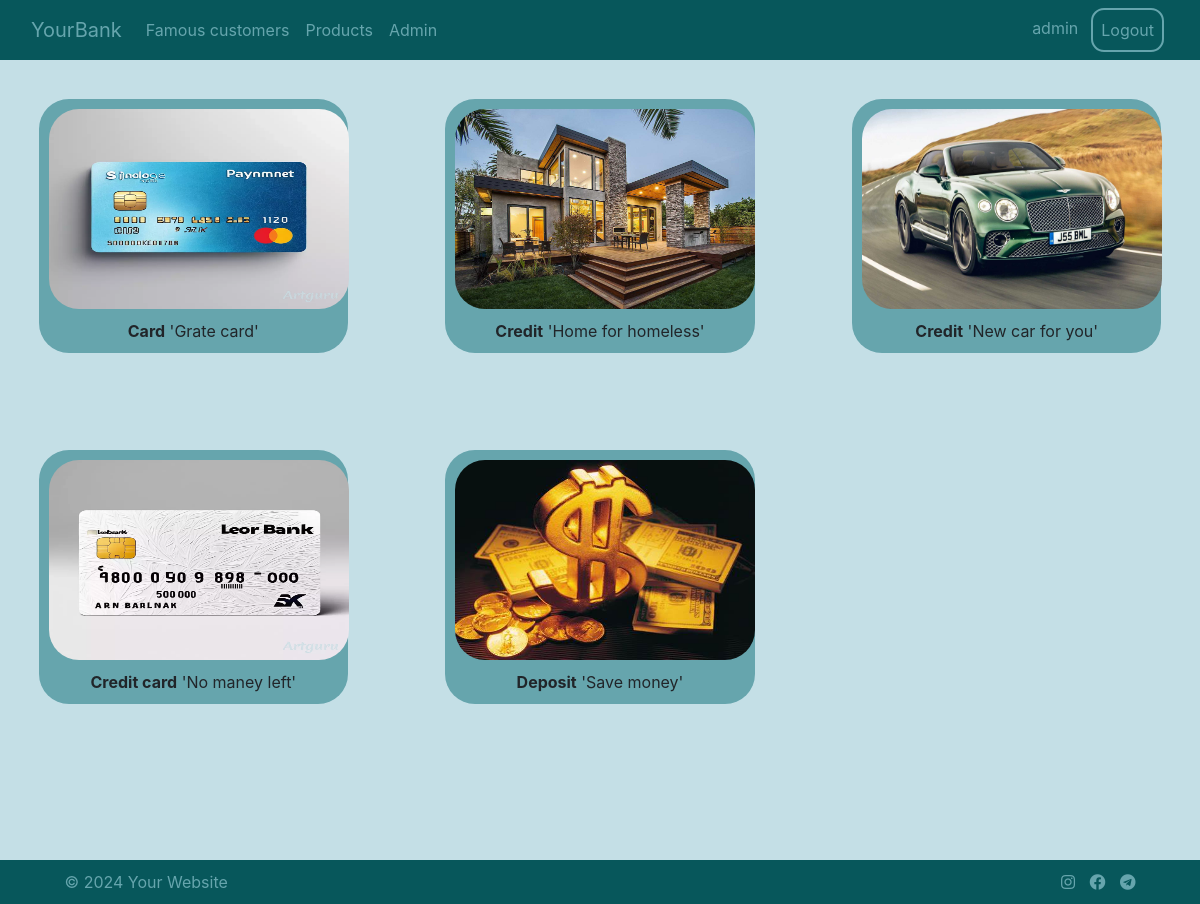
Screenshot of /products/ (signed in) with the database file from the repository.
### web_bank/models.py (models this page shows)
class Product(models.Model):
    product_name = models.CharField(
        max_length=50,
        verbose_name='product_name',
        blank=False,
        null=False
    )
    cred_type = models.CharField(
        max_length=50,
        verbose_name='type',
        blank=False,
        null=False
    )
    clients = models.ManyToManyField(
        'Client',
        verbose_name='clients',
        blank=True
    )
    description = models.TextField(
        blank=True,
        null=True
    )
    start_date = models.DateField(
        verbose_name='start_date',
        validators=[MaxValueValidator(datetime.date.today())]
    )
    end_date = models.DateField(
        verbose_name='end_date',
        validators=[MinValueValidator(datetime.date.today())],
        blank=True,
        null=True
    )
    image = models.ImageField(
        upload_to='photos/',
        blank=True,
        verbose_name="Product image"
    )
    class Meta:
        indexes = [models.Index(fields=['product_name'])]
        verbose_name = 'Product'
        verbose_name_plural = 'Products'
        ordering = ['product_name']

### web_bank/views.py (the view)
# urls.py: path('products/', products, name='products', kwargs={'id': 0}),
def products(r, id):
    if id:
        product = Product.objects.get(id=id)
        return render(r, 'product.html', {'product': product})
    products = Product.objects.all()
    paginator = Paginator(products, 6)
    page_num = r.GET.get('page')
    page_obj = paginator.get_page(page_num)
    return render(r, 'products.html', {'products': products, 'page_obj': page_obj})

### templates/products.html
{% extends 'base.html' %}
{% block content %}
<div class="product-container">
    {% for p in products %}
        <div class="product-item-container">
            <div class="custom-div-img">
                <a href="/products/{{ p.id }}">
                    <img class="img-radius" src="{{ p.image.url }}" alt="img" height="200" width="300">
                </a>
            </div>
            <div class="custom-div"><b>{{ p.cred_type }}</b> '{{ p.product_name }}'</div>
        </div>
    {% endfor %}
</div>
{% endblock %}

### templates/header.html (shortened to what this page needs)
<nav class="navbar navbar-expand-lg">
    <div class="container-fluid">
        <a class="navbar-brand nav-text-color" href="{% url 'index' %}">YourBank</a>
        <div class="collapse navbar-collapse" id="navbarSupportedContent">
            <ul class="navbar-nav me-auto mb-2 mb-lg-0">
                <li class="nav-item">
                    <a class="nav-link nav-text-color" href="{% url 'clients' %}">Famous customers</a>
                </li>
                <li class="nav-item">
                    <a class="nav-link nav-text-color" href="{% url 'products' %}">Products</a>
                </li>
                    {% if request.user.is_superuser %}
                        <li class="nav-item">
                            <a class="nav-link nav-text-color" href="/admin/">Admin</a>
                        </li>
                    {% endif %}
            </ul>
            <ul class="navbar-nav ml-auto mb-2 mb-lg-0">
                {% if request.user.is_authenticated  %}
                    <li class="nav-item nav-text-color li-reg p-2">{{ user.username }}</li>
                    <li class="nav-item">
                        <a class="nav-link nav-text-color reg-btn li-reg" href="{% url 'logout' %}">Logout</a>
                    </li>
                {% endif %}
            </ul>
        </div>
    </div>
</nav>

### static/css/styles.css (style rules this page uses)
* { margin: 0px }
.nav-text-color { color: #66A5AD; }
.li-reg { margin-right: 5px; }
.reg-btn { border: 2px solid #66A5AD; border-radius: 13px; }
.body-color { background-color: #C4DFE6; }
.custom-div { padding: 10px; padding-top: 0px; text-align: center; }
.custom-div-img { padding: 10px; text-align: center; }
.product-container { display: grid; grid-template-columns: repeat(3, 1fr); grid-gap: 20px; }
.product-item-container { background-color: #66A5AD; border 1px solid: #66A5AD; border-radius: 30px; margin: 10% 10%; }
.img-radius { border-radius: 30px; }

### rows the page displays
Product: image (picture), cred_type "Card", product_name "Grate card"
Product: image (picture), cred_type "Credit", product_name "Home for homeless"
Product: image (picture), cred_type "Credit", product_name "New car for you"
Product: image (picture), cred_type "Credit card", product_name "No maney left"
Product: image (picture), cred_type "Deposit", product_name "Save money"

### other values shown
{{ user.username }} "admin"
